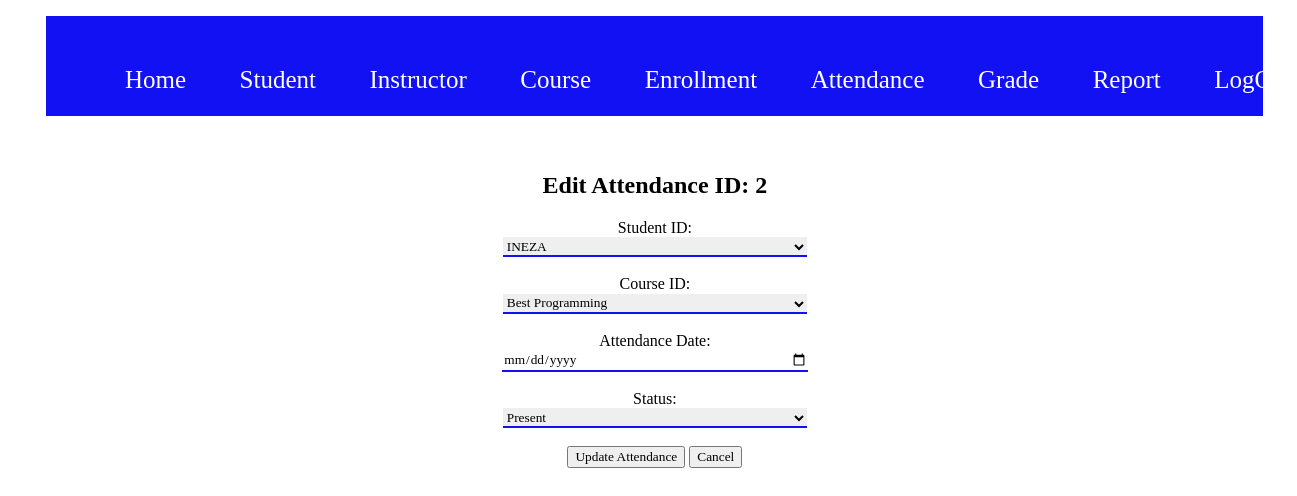
The app's page /EditAttendance.php?id=2 (signed in) with its own data.
### tables this page shows
CREATE TABLE `attendance` (
  `Attendance_Id` int(11) NOT NULL,
  `Student_Id` varchar(10) NOT NULL,
  `Course_Id` varchar(10) NOT NULL,
  `Session_Date` date NOT NULL,
  `Status` varchar(10) NOT NULL,
  `Timestamp` timestamp NOT NULL DEFAULT current_timestamp() ON UPDATE current_timestamp()
);

CREATE TABLE `student` (
  `Student_Id` varchar(10) NOT NULL,
  `Full_Name` varchar(200) NOT NULL,
  `Gender` varchar(15) NOT NULL,
  `Email` varchar(100) NOT NULL,
  `Phone` varchar(15) NOT NULL,
  `Enrollment_Date` date NOT NULL,
  `Status` varchar(15) NOT NULL
);

CREATE TABLE `course` (
  `Course_Id` varchar(10) NOT NULL,
  `Instructor_Id` varchar(10) NOT NULL,
  `Title` varchar(100) NOT NULL,
  `Description` varchar(300) NOT NULL,
  `Duration` int(11) NOT NULL,
  `Start_Date` date NOT NULL
);

### EditAttendance.php (the view, shortened to what this page needs)
<?php
require 'db.php';
$id = intval($_GET['id'] ?? 0);
$errors = [];
$attendance = null;
if (!isset($conn) || !$conn || $conn->connect_error) {
    $message = "Database connection failed: " . htmlspecialchars($conn->connect_error ?? 'Unknown error');
    error_log("DB Connect Error in EditAttendance: " . ($conn->connect_error ?? 'Unknown'));
} else {
    $studentList = [];
    $courseList = [];
    $studentsQuery = $conn->query("SELECT Student_Id, Full_Name FROM `student` WHERE Status='Active' ORDER BY Full_Name");
    if ($studentsQuery) {
        while ($row = $studentsQuery->fetch_assoc()) {
            $studentList[] = $row;
        }
    } else {
        $errors[] = "Failed to fetch students: " . htmlspecialchars($conn->error);
        error_log("Students Query Error: " . $conn->error);
    }
    $coursesQuery = $conn->query("SELECT Course_Id, Title FROM `course` ORDER BY Title");
    if ($coursesQuery) {
        while ($row = $coursesQuery->fetch_assoc()) {
            $courseList[] = $row;
        }
    } else {
        $errors[] = "Failed to fetch courses: " . htmlspecialchars($conn->error);
        error_log("Courses Query Error: " . $conn->error);
    }
    if ($id <= 0) {
        $errors[] = "Invalid ID.";
    } else {
        $stmt = $conn->prepare("SELECT * FROM `attendance` WHERE Attendance_Id = ?");
        if (!$stmt) {
            $errors[] = "Prepare failed for fetch: " . htmlspecialchars($conn->error);
            error_log("Fetch Prepare Error: " . $conn->error);
        } else {
            $stmt->bind_param("i", $id);
            if (!$stmt->execute()) {
                $errors[] = "Execute failed for fetch: " . htmlspecialchars($stmt->error);
                error_log("Fetch Execute Error: " . $stmt->error);
            } else {
                $result = $stmt->get_result();
                $attendance = $result->fetch_assoc();
            }
        }
    }
}
?>
<!DOCTYPE html>
<html>
<head>
    <link rel="stylesheet" href="style.css">
</head>
<body>
<div class="header">
    <div class="navbar">
            <ul>
                <li><a href="index.php">Home</a></li>
                <li><a href="#">Student</a>
                </li>
                <li><a href="#">Instructor</a>
                </li>
                <li><a href="#">Course</a>
                </li>
                <li><a href="#">Enrollment</a>
                </li>
                <li><a href="#">Attendance</a>
                </li>
                <li><a href="#">Grade</a>
                </li>
                <li><a href="#">Report</a>
                </li>
                <li><a href="logout.php">LogOut</a></li>
            </ul>
        </div>
</div>
<div class="content">
    <center><br><br>
        <h2>Edit Attendance ID: <?php echo $id; ?></h2>
        <?php if ($attendance && empty($errors)): ?>
            <form method="POST">
                <label>Student ID:</label><br>
                <select name="Student_Id" required>
                    <?php foreach ($studentList as $student): ?>
                        <option value="<?php echo htmlspecialchars($student['Student_Id']); ?>" <?php echo ($attendance['Student_Id'] === $student['Student_Id']) ? 'selected' : ''; ?>>
                            <?php echo htmlspecialchars($student['Full_Name']); ?>
                        </option>
                    <?php endforeach; ?>
                </select><br><br>
                <label>Course ID:</label><br>
                <select name="Course_Id" required>
                    <?php foreach ($courseList as $course): ?>
                        <option value="<?php echo htmlspecialchars($course['Course_Id']); ?>" <?php echo ($attendance['Course_Id'] === $course['Course_Id']) ? 'selected' : ''; ?>>
                            <?php echo htmlspecialchars($course['Title']); ?>
                        </option>
                    <?php endforeach; ?>
                </select><br><br>
                <label>Attendance Date:</label><br>
                <input type="date" name="Adate" value="<?php echo htmlspecialchars($attendance['Adate']); ?>" max="<?php echo date('Y-m-d'); ?>" required><br><br>
                <label>Status:</label><br>
                <select name="Status" required>
                    <option value="Present" <?php echo ($attendance['Status'] === 'Present') ? 'selected' : ''; ?>>Present</option>
                </select><br><br>
                <button type="submit">Update Attendance</button>
                <a href="VAttendance.php"><button type="button">Cancel</button></a>
            </form>
        <?php endif; ?>
    </center>
</div>
<div class="footer">
</div>
</body>
</html>

### style.css (style rules this page uses)
* { font-family: cursive; text-decoration: none; }
.header { width: 95%; margin-left: 3%; height: 100px; background-color: rgb(17, 17, 243); }
.navbar { width: 100%; }
.navbar ul { display: flex; list-style: none; }
.navbar ul li { margin-left: 2%; font-size: 25px; margin-top: 50px; }
.navbar ul li a { padding: 15px; color: white; }
.content { width: 95%; height: auto; margin-left: 3%; border-radius: 20px; }
input[type="text"], input[type="number"], input[type="email"], input[type="password"], input[type="date"] { width: 25%; height: 20px; border-top: none; border-left: none; border-right: none; border-bottom: 2px solid rgb(17, 17, 243); }
select { width: 25%; height: 20px; border-top: none; border-left: none; border-right: none; border-bottom: 2px solid rgb(17, 17, 243); }
.footer { width: 100%; height: 60px; }

### records on screen
attendance: Student_Id "INEZA", Course_Id "Best Programming", Status "Present"

### other values on screen
$id "2"
